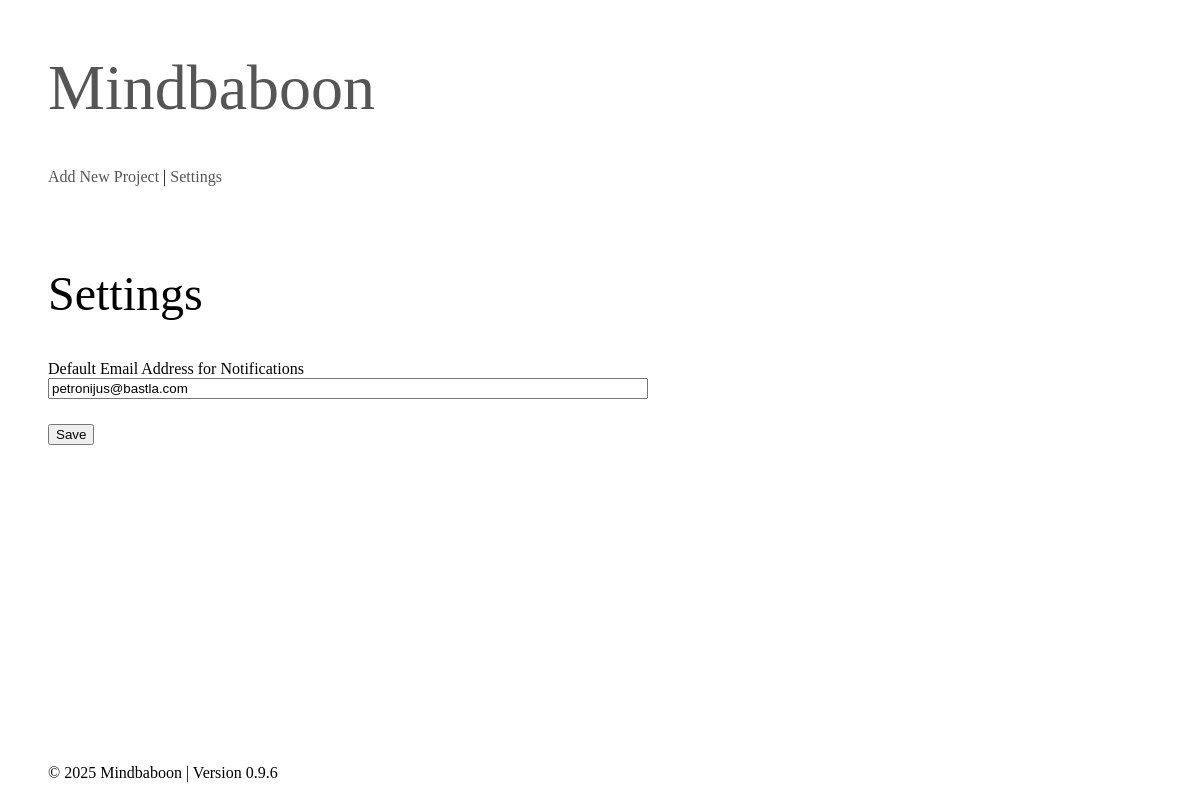
The app's page /settings, older data.
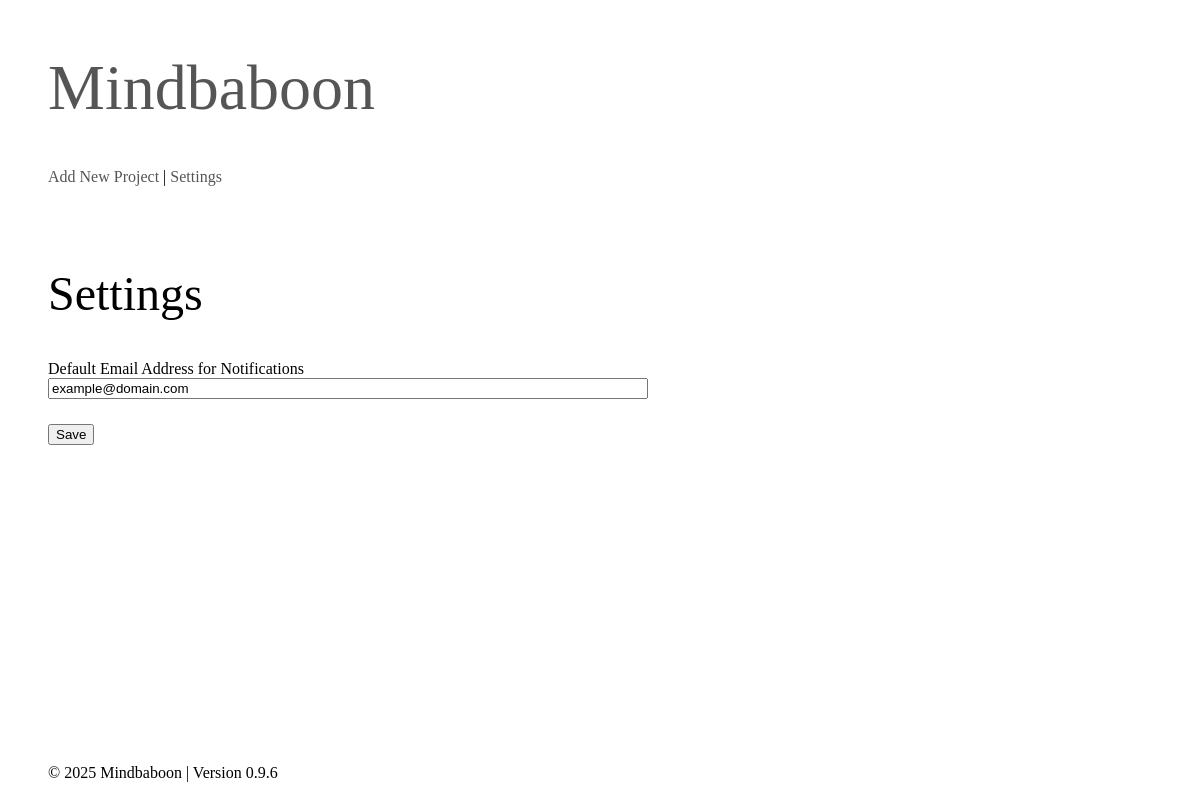
The same page, newer data.
### tables this page shows
CREATE TABLE settings (
            id INTEGER PRIMARY KEY AUTOINCREMENT,
            key TEXT NOT NULL UNIQUE,
            value TEXT
        );

### mindbaboon.py (the view)
@app.route("/settings", methods=["GET", "POST"])
def settings():
    if request.method == "POST":
        email_address = request.form["email_address"]
        set_setting("default_email", email_address)
        os.environ["DEFAULT_TO_ADDRESS"] = email_address
        return redirect(url_for("index", message="Settings saved successfully!"))
    current_email = get_setting("default_email") or "example@domain.com"
    return render_template("settings.html", current_email=current_email, version=VERSION)

### database.py (called while the page is built)
def get_db_connection():
    try:
        data_dir = 'data'
        if not os.path.exists(data_dir):
            os.makedirs(data_dir, exist_ok=True)
        db_path = os.path.join(data_dir, 'mindbaboon.db')
        conn = sqlite3.connect(db_path)
        conn.row_factory = sqlite3.Row
        return conn
    except Exception as e:
        print(f"Database connection error: {e}")
        raise

def get_setting(key):
    conn = get_db_connection()
    setting = conn.execute("SELECT value FROM settings WHERE key = ?", (key,)).fetchone()
    conn.close()
    return setting["value"] if setting else None

### templates/settings.html
{% extends "base.html" %}
{% block content %}
  <h2>Settings</h2>
  <form method="POST">
    <div class="form-group">
      <label for="email_address">Default Email Address for Notifications</label>
      <input
        type="email"
        id="email_address"
        name="email_address"
        value="{{ current_email }}"
        required
      />
    </div>
    <button type="submit" class="save-button">Save</button>
  </form>
{% endblock %}

### templates/base.html (shortened to what this page needs)
<!DOCTYPE html>
<html lang="en">
<head>
  <link rel="stylesheet" href="https://use.typekit.net/enw8aoe.css">
  <link rel="stylesheet" href="{{ url_for('static', filename='style.css') }}">
</head>
<body>
  <header>
    <h1><a href="{{ url_for('index') }}">Mindbaboon</a></h1>
    <nav>
      <a href="{{ url_for('add_goal') }}">Add New Project</a> |
      <a href="{{ url_for('settings') }}">Settings</a>
    </nav>
  </header>
  <main class="main-content">
    {% block content %}{% endblock %}
  </main>
  <footer>
    <p>© 2025 Mindbaboon | Version {{ version }}</p>
  </footer>
</body>
</html>

### static/style.css (style rules this page uses)
html, body { height: 100%; padding-left: 20px; padding-top: 0px; padding-bottom: 0px; }
body { display: flex; flex-direction: column; }
.main-content { flex: 1; margin-top: 40px; }
footer { color: #fff; text-align: left; padding: 10px 0; }
h1, h2, p, em, a { font-family: "crete", serif; font-weight: 400; color: #000; }
h1, .goal-form-container h1 { font-size: 4rem; }
h2 { font-size: 3rem; }
a { text-decoration: none; color: #555; }
.form-group { margin-bottom: 25px; width: 600px; display: flex; flex-direction: column; }
::placeholder { color: #e6e6e6; }

Row changes from the older to the newer data that the page shows:
removed settings: email_address "petronijus@bastla.com"
Text that changed along with them:
form field email_address: (not shown) → "example@domain.com"
